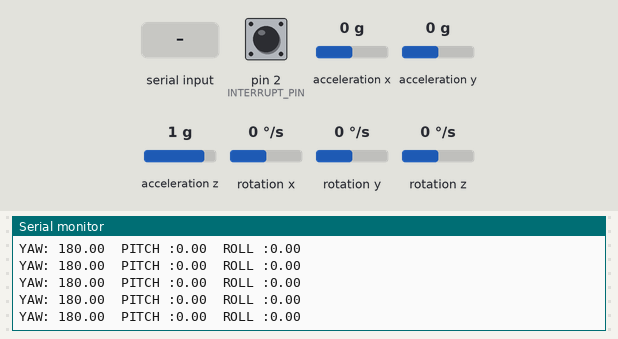
Bench run of a sketch on a simulated Arduino Mega 2560, built with avr-gcc and run on an emulated ATmega2560. On the bench: the last lines printed to the serial monitor. The test bench sets the inputs (shaded band); at power-on: acceleration z 1 g, pin 2 (INTERRUPT_PIN) LOW, acceleration x 0 g, acceleration y 0 g, rotation x 0 °/s, rotation y 0 °/s, rotation z 0 °/s. The sensor or clock chip raises its interrupt line as the real part does.

Above: at 1.7 s.
1.8 s: acceleration z set to -1.4 g
At 2.4 s:
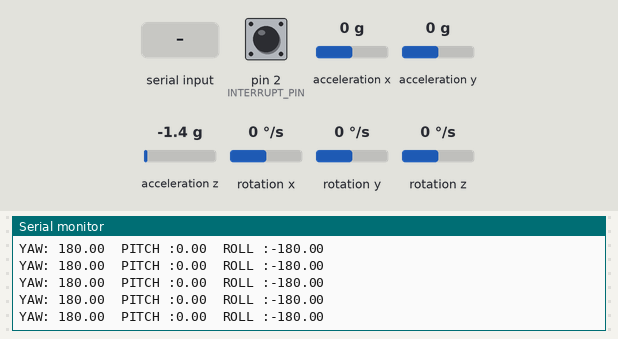
4.8 s: "CAL\n" received over Serial
At 5.6 s:
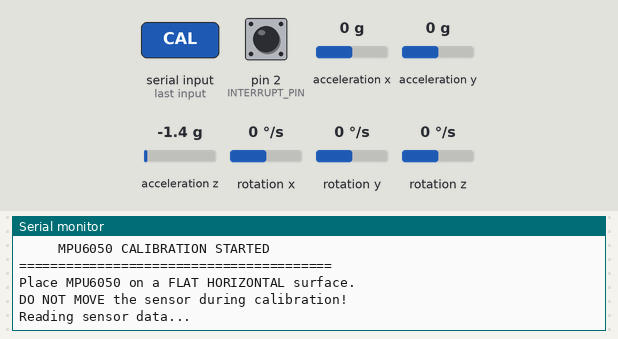

The sketch:

SLAVE_MPU1_CAL.ino
```cpp
#include "MPU6050_6Axis_MotionApps20.h"
#if I2CDEV_IMPLEMENTATION == I2CDEV_ARDUINO_WIRE
#include "Wire.h"
#endif

#include "Var.h"
#include "MPU.h"

void setup() {
  Serial.begin(115200);
  Serial1.begin(115200);

  Wire.begin();
  Wire.setClock(400000);
  setMPU();

  Serial.println("MPU6050 Slave Ready");
}

void loop() {
  // Cek perintah dari Serial Monitor
  if (Serial.available()) {
    String cmd = Serial.readStringUntil('\n');
    cmd.trim();
    cmd.toUpperCase();

    if (cmd == "CAL") {
      runCalibration();
    }
  }

  // Cek perintah CAL dari Master
  if (Serial1.available()) {
    String cmd = Serial1.readStringUntil('\n');
    cmd.trim();
    cmd.toUpperCase();

    if (cmd == "CAL") {
      runCalibration();
    }
  }

  // Update MPU dan kirim YAW
  MPU1();
}
```

MPU.h
```cpp
// Fungsi untuk menyimpan offset ke EEPROM
void saveCalibrationToEEPROM() {
  EEPROM.put(EEPROM_AX_ADDR, cal_ax_offset);
  EEPROM.put(EEPROM_AY_ADDR, cal_ay_offset);
  EEPROM.put(EEPROM_AZ_ADDR, cal_az_offset);
  EEPROM.put(EEPROM_GX_ADDR, cal_gx_offset);
  EEPROM.put(EEPROM_GY_ADDR, cal_gy_offset);
  EEPROM.put(EEPROM_GZ_ADDR, cal_gz_offset);

  // Tandai bahwa sudah pernah kalibrasi
  EEPROM.write(EEPROM_CALIBRATED_FLAG, 0xAA);

  Serial.println("Calibration data saved to EEPROM!");
  Serial1.println("CAL:DONE");
}

// Fungsi untuk membaca offset dari EEPROM
void loadCalibrationFromEEPROM() {
  // Cek apakah sudah pernah kalibrasi
  if (EEPROM.read(EEPROM_CALIBRATED_FLAG) == 0xAA) {
    EEPROM.get(EEPROM_AX_ADDR, cal_ax_offset);
    EEPROM.get(EEPROM_AY_ADDR, cal_ay_offset);
    EEPROM.get(EEPROM_AZ_ADDR, cal_az_offset);
    EEPROM.get(EEPROM_GX_ADDR, cal_gx_offset);
    EEPROM.get(EEPROM_GY_ADDR, cal_gy_offset);
    EEPROM.get(EEPROM_GZ_ADDR, cal_gz_offset);

    Serial.println("Calibration data loaded from EEPROM:");
    Serial.print("Accel: "); Serial.print(cal_ax_offset); Serial.print(", ");
    Serial.print(cal_ay_offset); Serial.print(", "); Serial.println(cal_az_offset);
    Serial.print("Gyro: "); Serial.print(cal_gx_offset); Serial.print(", ");
    Serial.print(cal_gy_offset); Serial.print(", "); Serial.println(cal_gz_offset);
  } else {
    // Default 0 jika belum pernah kalibrasi
    cal_ax_offset = cal_ay_offset = cal_az_offset = 0;
    cal_gx_offset = cal_gy_offset = cal_gz_offset = 0;
    Serial.println("No calibration data found in EEPROM. Using default offsets (0).");
  }
}

void setMPU() {
#if I2CDEV_IMPLEMENTATION == I2CDEV_ARDUINO_WIRE
  Wire.begin();
  Wire.setClock(400000);
#elif I2CDEV_IMPLEMENTATION == I2CDEV_BUILTIN_FASTWIRE
  Fastwire::setup(400, true);
#endif

  loadCalibrationFromEEPROM();

  Serial.println(F("Initializing I2C devices..."));
  mpu.initialize();

  mpu.setXAccelOffset(cal_ax_offset);
  mpu.setYAccelOffset(cal_ay_offset);
  mpu.setZAccelOffset(cal_az_offset);
  mpu.setXGyroOffset(cal_gx_offset);
  mpu.setYGyroOffset(cal_gy_offset);
  mpu.setZGyroOffset(cal_gz_offset);

  pinMode(INTERRUPT_PIN, INPUT);

  Serial.println(F("Testing device connections..."));
  Serial.println(mpu.testConnection() ? F("MPU6050 connection successful") : F("MPU6050 connection failed"));

  Serial.println(F("Initializing DMP..."));
  devStatus = mpu.dmpInitialize();

  if (devStatus == 0) {
    Serial.println(F("Enabling DMP..."));
    mpu.setDMPEnabled(true);

    Serial.println(F("Enabling interrupt detection (Arduino external interrupt 0)..."));
    attachInterrupt(digitalPinToInterrupt(INTERRUPT_PIN), dmpDataReady, RISING);
    mpuIntStatus = mpu.getIntStatus();

    Serial.println(F("DMP ready! Waiting for first interrupt..."));
    dmpReady = true;

    packetSize = mpu.dmpGetFIFOPacketSize();
  } else {
    Serial.print(F("DMP Initialization failed (code "));
    Serial.print(devStatus);
    Serial.println(F(")"));
  }
}

void MPU1() {
  if (!dmpReady) return;
  if (mpu.dmpGetCurrentFIFOPacket(fifoBuffer)) {
#ifdef OUTPUT_READABLE_YAWPITCHROLL
    mpu.dmpGetQuaternion(&q, fifoBuffer);
    mpu.dmpGetGravity(&gravity, &q);
    mpu.dmpGetYawPitchRoll(ypr, &q, &gravity);
    yaw = (ypr[0] * 180 / M_PI) + 180;
    pitch = (ypr[1] * 180 / M_PI);
    roll = (ypr[2] * 180 / M_PI);

    // Kirim nilai YAW saja ke master
    Serial1.println(yaw);

    // Debug ke Serial Monitor
    Serial.print("YAW: ");
    Serial.print(yaw);
    Serial.print("\tPITCH :");
    Serial.print(pitch);
    Serial.print("\tROLL :");
    Serial.print(roll);
    Serial.println();
#endif
  }
}

void runCalibration() {
  Serial1.println("CAL:START");

  Serial.println("\n========================================");
  Serial.println("     MPU6050 CALIBRATION STARTED");
  Serial.println("========================================");
  Serial.println("Place MPU6050 on a FLAT HORIZONTAL surface.");
  Serial.println("DO NOT MOVE the sensor during calibration!");

  mpu.setXAccelOffset(0);
  mpu.setYAccelOffset(0);
  mpu.setZAccelOffset(0);
  mpu.setXGyroOffset(0);
  mpu.setYGyroOffset(0);
  mpu.setZGyroOffset(0);

  int buffersize = 1000;
  int acel_deadzone = 8;
  int giro_deadzone = 1;

  int16_t ax, ay, az, gx, gy, gz;
  long mean_ax, mean_ay, mean_az, mean_gx, mean_gy, mean_gz;

  auto meansensors = [&]() {
    long i = 0, buff_ax = 0, buff_ay = 0, buff_az = 0, buff_gx = 0, buff_gy = 0, buff_gz = 0;
    while (i < (buffersize + 101)) {
      mpu.getMotion6(&ax, &ay, &az, &gx, &gy, &gz);
      if (i > 100 && i <= (buffersize + 100)) {
        buff_ax += ax;
        buff_ay += ay;
        buff_az += az;
        buff_gx += gx;
        buff_gy += gy;
        buff_gz += gz;
      }
      i++;
      delay(2);
    }
    mean_ax = buff_ax / buffersize;
    mean_ay = buff_ay / buffersize;
    mean_az = buff_az / buffersize;
    mean_gx = buff_gx / buffersize;
    mean_gy = buff_gy / buffersize;
    mean_gz = buff_gz / buffersize;
  };

  Serial.println("Reading sensor data...");
  meansensors();

  cal_ax_offset = -mean_ax / 8;
  cal_ay_offset = -mean_ay / 8;
  cal_az_offset = (16384 - mean_az) / 8;
  cal_gx_offset = -mean_gx / 4;
  cal_gy_offset = -mean_gy / 4;
  cal_gz_offset = -mean_gz / 4;

  Serial.println("Fine-tuning offsets...");
  int iteration = 0;
  while (1) {
    iteration++;
    int ready = 0;
    mpu.setXAccelOffset(cal_ax_offset);
    mpu.setYAccelOffset(cal_ay_offset);
    mpu.setZAccelOffset(cal_az_offset);
    mpu.setXGyroOffset(cal_gx_offset);
    mpu.setYGyroOffset(cal_gy_offset);
    mpu.setZGyroOffset(cal_gz_offset);

    meansensors();

    if (iteration % 5 == 0) {
      Serial.print(".");
    }

    if (abs(mean_ax) <= acel_deadzone) ready++;
    else cal_ax_offset -= mean_ax / acel_deadzone;

    if (abs(mean_ay) <= acel_deadzone) ready++;
    else cal_ay_offset -= mean_ay / acel_deadzone;

    if (abs(16384 - mean_az) <= acel_deadzone) ready++;
    else cal_az_offset += (16384 - mean_az) / acel_deadzone;

    if (abs(mean_gx) <= giro_deadzone) ready++;
    else cal_gx_offset -= mean_gx / (giro_deadzone + 1);

    if (abs(mean_gy) <= giro_deadzone) ready++;
    else cal_gy_offset -= mean_gy / (giro_deadzone + 1);

    if (abs(mean_gz) <= giro_deadzone) ready++;
    else cal_gz_offset -= mean_gz / (giro_deadzone + 1);

    if (ready == 6) break;
  }

  Serial.println("\n\n========================================");
  Serial.println("       CALIBRATION FINISHED!");
  Serial.println("========================================");
  Serial.print("Accel Offsets: ");
  Serial.print(cal_ax_offset); Serial.print(", ");
  Serial.print(cal_ay_offset); Serial.print(", ");
  Serial.println(cal_az_offset);
  Serial.print("Gyro Offsets:  ");
  Serial.print(cal_gx_offset); Serial.print(", ");
  Serial.print(cal_gy_offset); Serial.print(", ");
  Serial.println(cal_gz_offset);

  saveCalibrationToEEPROM();
  delay(1000);
  setMPU();
}
```

Var.h
```cpp
#include <EEPROM.h>

//==============================MPU==============================//
MPU6050 mpu;
#define OUTPUT_READABLE_YAWPITCHROLL
#define INTERRUPT_PIN 2
#define MPU_ADDR 0x68
#define PWR_MGMT_1 0x6B

#define EEPROM_AX_ADDR 0
#define EEPROM_AY_ADDR 2
#define EEPROM_AZ_ADDR 4
#define EEPROM_GX_ADDR 6
#define EEPROM_GY_ADDR 8
#define EEPROM_GZ_ADDR 10
#define EEPROM_CALIBRATED_FLAG 20

bool dmpReady = false;
uint8_t mpuIntStatus;
uint8_t devStatus;
uint16_t packetSize;
uint16_t fifoCount;
uint8_t fifoBuffer[64];

Quaternion q;
VectorInt16 aa;
VectorInt16 aaReal;
VectorInt16 aaWorld;
VectorFloat gravity;
float ypr[3];

uint8_t teapotPacket[14] = { '$', 0x02, 0, 0, 0, 0, 0, 0, 0, 0, 0x00, 0x00, '\r', '\n' };

volatile bool mpuInterrupt = false;
void dmpDataReady() {
  mpuInterrupt = true;
}

float yaw, pitch, roll;

int16_t cal_ax_offset, cal_ay_offset, cal_az_offset;
int16_t cal_gx_offset, cal_gy_offset, cal_gz_offset;
```

Measured:
- after the input at 1.8 s, the serial monitor: prints a new line at once (image 1)
- after the input at 4.8 s, the serial monitor: prints a new line at once (image 2)
